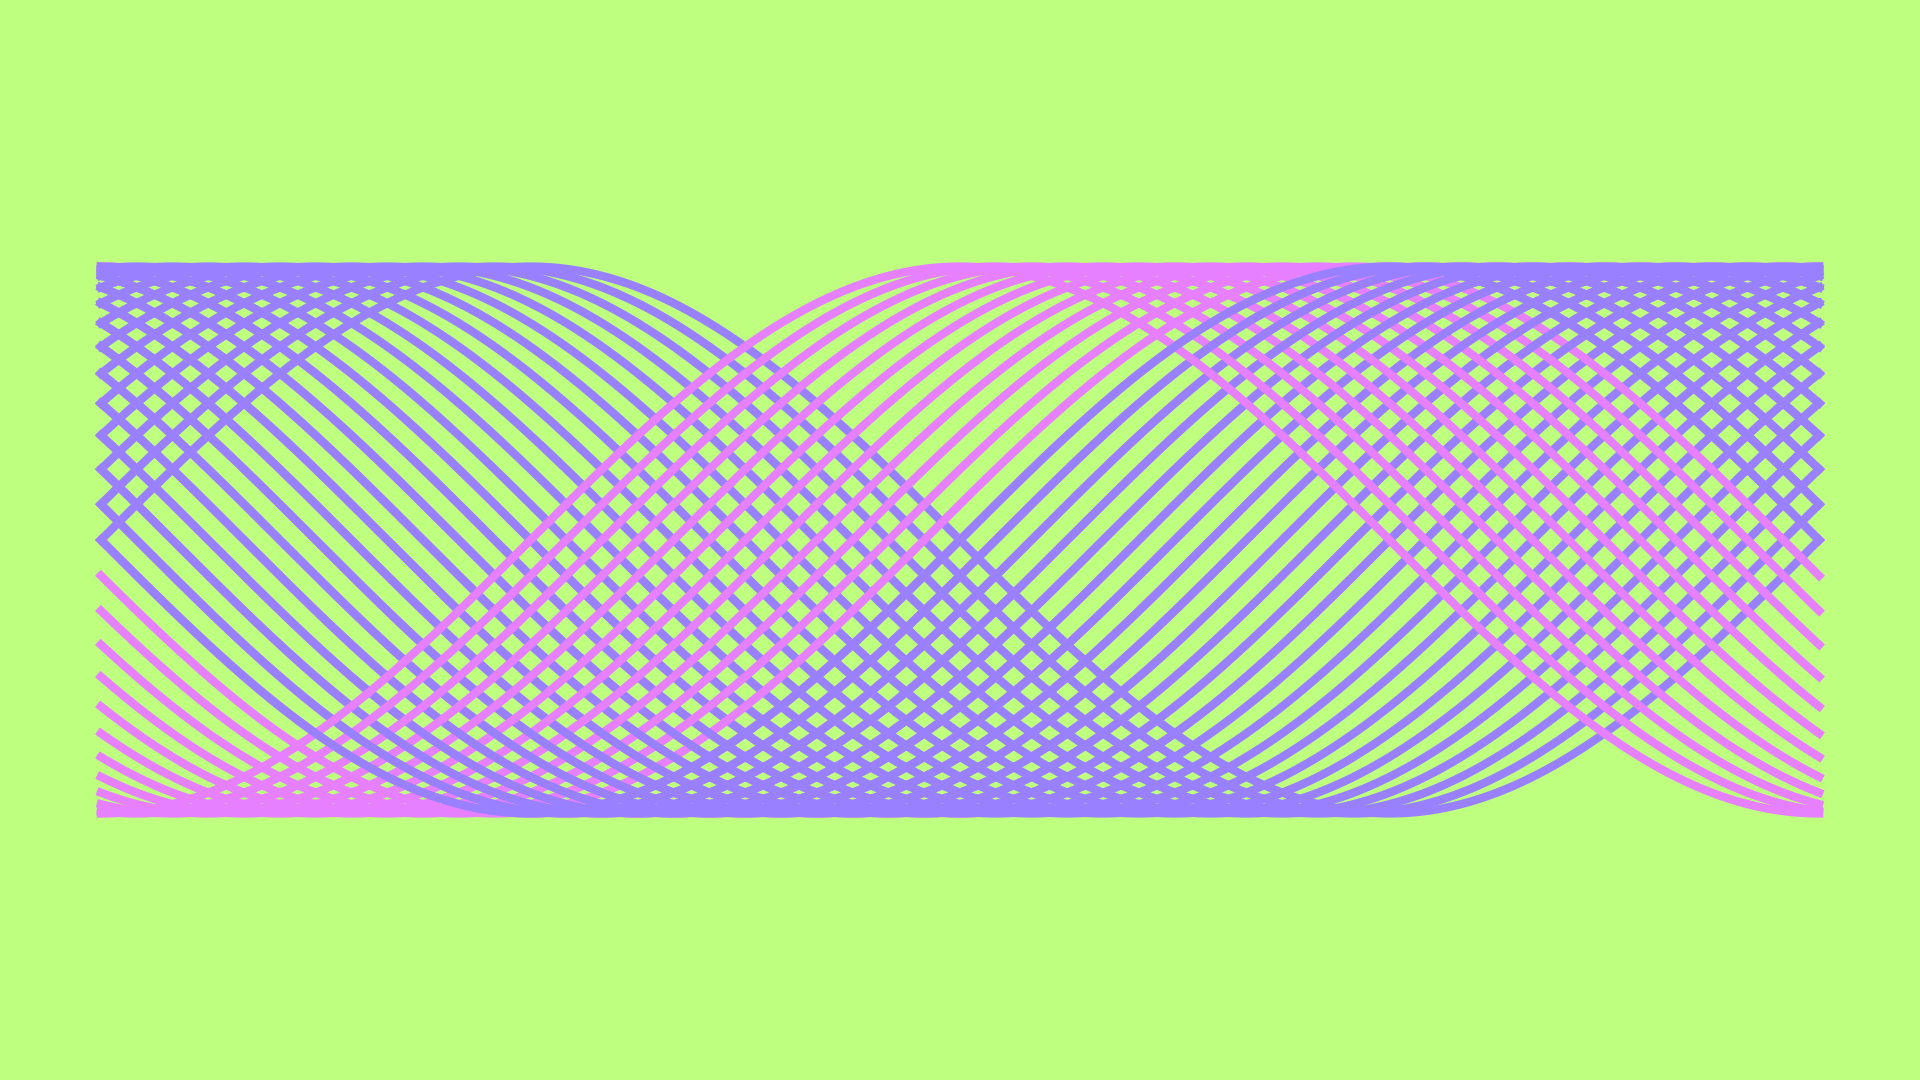

This figure's Python source:
from pathlib import Path

import matplotlib.pyplot as plt
import numpy as np


def hsv2rgb(h: float, s: float, v: float) -> str:
    rgb: np.ndarray = np.round(255 * ((np.clip(np.abs(np.modf(h + np.array([0, 2, 1]) / 3)[0] * 6 - 3) - 1, 0, 1) - 1) * s + 1) * v).astype(int)
    return "#" + "".join(f"{i:02x}" for i in rgb)


def main() -> None:
    # config
    fp: Path = Path(__file__).resolve().with_suffix(".png")
    plt.rcParams["figure.dpi"] = 100
    plt.rcParams["figure.figsize"] = [19.2, 10.8]
    bgc: str = hsv2rgb(0.25, 0.5, 1)
    c0: str = hsv2rgb(0.8, 0.5, 1)
    c1: str = hsv2rgb(0.7, 0.5, 1)
    # generate figure
    fig: plt.Figure
    ax: plt.Axes
    fig, ax = plt.subplots()
    # plot
    t: np.ndarray = np.linspace(0, 2*np.pi, 3601, endpoint=True)
    n: int = 24
    for i in range(n+1):
        r: float = np.pi*i/n
        c: np.ndarray = np.cos(t+r)
        s: np.ndarray = np.sin(t+r)
        ax.plot(t, c, color=c0, linewidth=6)
        ax.plot(t, s, color=c1, linewidth=6)
    # arrange
    #ax.set_xlim(0, 1)
    #ax.set_ylim(0, 1)
    ax.axis("off")
    ax.set_aspect("equal")
    ax.set_facecolor(bgc)
    fig.set_facecolor(bgc)
    fig.tight_layout()
    # output
    fig.savefig(fp)
    plt.cla()
    plt.clf()
    plt.close(fig)
    return None


if __name__ == "__main__":
    main()
